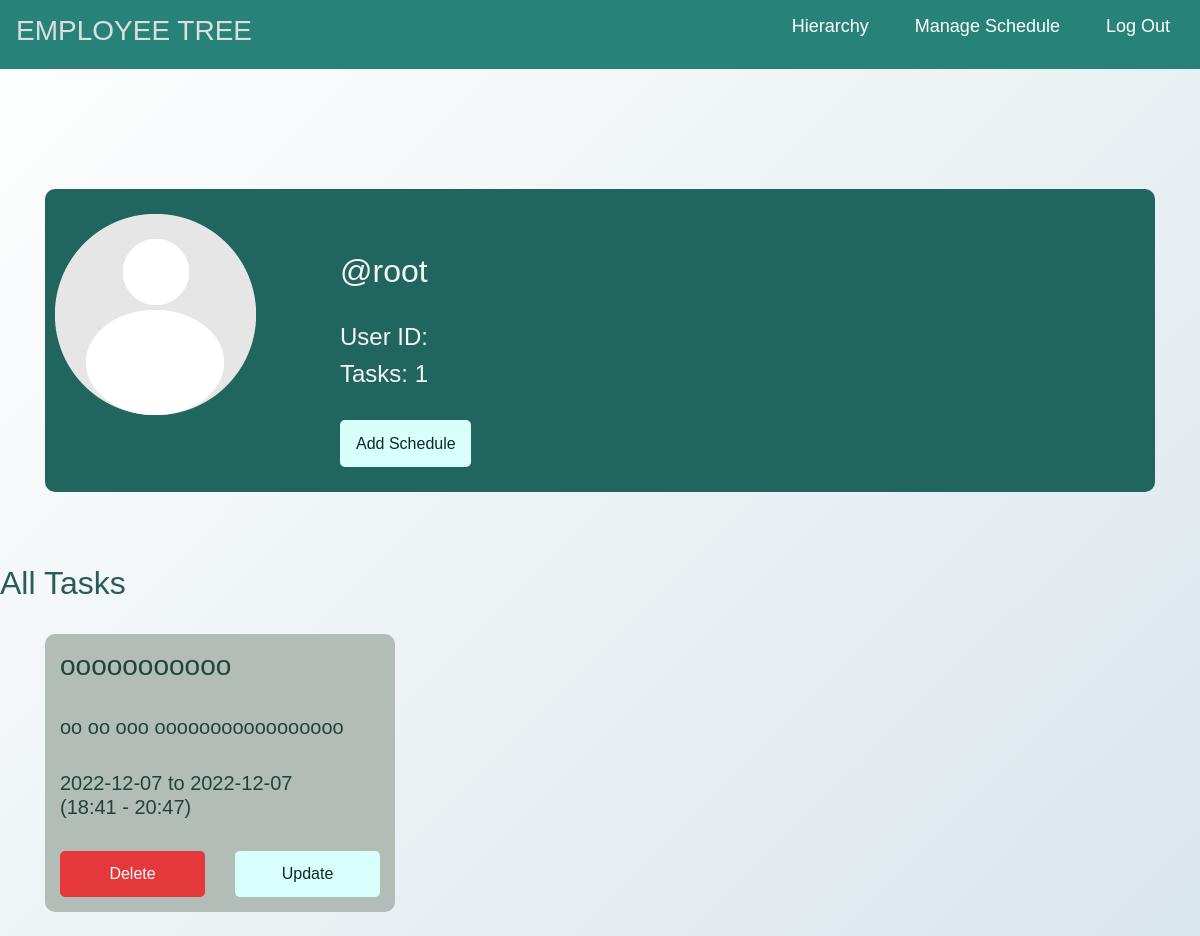
The app's page /managechildreportee.php (signed in) with its own data.
### tables this page shows
CREATE TABLE `tbschedule` (
  `id` int(255) NOT NULL,
  `userid` varchar(255) NOT NULL,
  `start_date` date NOT NULL,
  `end_date` date NOT NULL,
  `start_time` varchar(100) NOT NULL,
  `end_time` varchar(100) NOT NULL,
  `title` varchar(255) NOT NULL,
  `description` varchar(255) NOT NULL
);

### connection.php (called while the page is built, shortened)
<?php
$username = "root";
?>

### managechildreportee.php (the view, shortened to what this page needs)
<?php
require "connection.php";
include "navbar.php";
$currentEmp = $_POST['user_stuff'];
?>
<!DOCTYPE html>
<html lang="en">
    <head>
        <link rel="stylesheet" type="text/css" href="css/style.css" />
        <link rel="stylesheet" href="https://cdn.jsdelivr.net/npm/bootstrap@4.3.1/dist/css/bootstrap.min.css">
    </head>
<body>
</body>
</html>
<?php
$TaskCount = 0;
$queryCount = "SELECT * FROM tbschedule WHERE userid = '$currentEmp'";
$resultCount = $conn->query($queryCount);
if($resultCount->num_rows > 0)
{
	while ($row = $resultCount->fetch_assoc())
	{
        $TaskCount++;
	}
}
?>
<?php
$userFirstname = '';
$userSurname = '';
 echo '
 <div class="container">
     <br/>
         <div id="profile" >
             <div class="row">
                 <div id="profHolder" class="col-xl-3  offset-xl-0 col-md-6 offset-md-0  col-sm-7 offset-sm-3 col-7 offset-3">
                     <img src="gallery/default profile.png" alt="" id=""/>
                 </div>
                 <div id="detailsHolder" class="col-xl-7  offset-xl-0 col-md-6 offset-md-0  col-sm-7 offset-sm-3 col-7 offset-3">
                     <div><h2>'.$userFirstname.' '.$userSurname.'<br>@'.$username.'</h2></div><br/>
                     <div class ="row">
                         <div class= "col-12">
                             <h4>User ID: '.$currentEmp.'</h4>
                             <h4>Tasks: '.$TaskCount.'</h4>
                         </div>
                     </div><br>
                     <div class="row">
                         <div class ="col-3">
                           <input type="submit" class="togg_butt" name="text_me" value="Add Schedule"/>
                         </div>
                         <div class ="col-3 offset-3 offset-lg-0  offset-xl-0  offset-md-1  offset-sm-2">
                         </div>
                     </div>
                 </div>
             </div>
         </div><br>
                <input type="hidden"  name="user_stuff" value="'. $_POST["user_stuff"].'">
     <br/>
 </div>  ';
 ?>
<?php
$queryShow = "SELECT * FROM tbschedule WHERE userid = '$currentEmp'";
$resultss = $conn->query($queryShow);
if($resultss->num_rows > 0)
{
	echo "<h2 class='TheMessage'>All Tasks</h2><br/>";
	echo '<div class="container">
	<div class="row">';
	while ($row = $resultss->fetch_assoc())
	{
		$CurrentTask=$row["id"];
		echo '<div class="col-12 col-md-4" class="showCard">
                <form action="managechildreportee.php" method="post">
					<div class="myCard">
						<div class="">'.
                            '<h3>'.$row["title"].'</h3><br/>'.
                            '<h5>'.$row["description"].'</h5><br/>'.
							'<h5>'.$row["start_date"].' to '.$row["end_date"].'<br> ('.$row["start_time"].' - '.$row["end_time"].') </h5><br/>'.
						'</div>
                        <div class ="row">
                            <div class="col-6">
                              <input type="submit" id="delete_butt" name="deleteTask" value ="Delete">
                            </div>
                            <input type="hidden"  name="user_task" value="'.$CurrentTask.'">
                            <input type="hidden"  name="user_stuff" value="'.$_POST['user_stuff'].'">
                </form>
                            <div class="col-6">
                                <form action="updatechildreportee.php" method="POST" >
                                    <input type="hidden"  name="user_task" value="'.$CurrentTask.'">
                                    <input type="hidden"  name="user_stuff" value="'.$_POST['user_stuff'].'">
                                    <input type="submit" id="sub_butt" name="updateT" value ="Update">
                                </form>
                            </div>
                        </div>
                     </div><br>
			  </div>';
	}
}
else{
	echo "<h1 class='TheMessage'> No Schedules</h1>";
}
?>

### CSS/navstyle.css (style rules this page uses)
* { margin: 0; padding: 0; box-sizing: border-box; font-family: montserratreg; }

### CSS/style.css (style rules this page uses)
* { font-family: Arial, Helvetica, sans-serif; }
.TheMessage { color: rgb(42, 92, 87); }
#profile { background-color: #20665f; border-radius: 10px; height: 250px auto; color: whitesmoke; }
.myCard { background-color: #b2bdb7; min-height: 350px auto; border-radius: 10px; padding: 15px; word-wrap: break-word; color:#24423c; }
#profHolder { padding: 25px; }
#detailsHolder { padding: 25px; }
body { background: linear-gradient(-45deg, #fdf5f3, #c3dbd4, #cddee4, #ffffff); background-size: 400% 400%; animation: gradient 15s ease infinite; height: auto; background-color: rgb(231, 231, 231); }
#sub_butt { width: 100%; background: #d9fffb; color: #0e2926; border: none; cursor: pointer; padding: 0.7rem 1rem; transition: all 0.3 ease; border-radius: 5px; }
#delete_butt { width: 100%; background: #e5383b; color: #fcfcfc; border: none; cursor: pointer; padding: 0.7rem 1rem; transition: all 0.3 ease; border-radius: 5px; }
.togg_butt { width: 100%; background: #d9fffb; color: #0e2926; border: none; cursor: pointer; padding: 0.7rem 1rem; transition: all 0.3 ease; border-radius: 5px; }

### records on screen
tbschedule: title "ooooooooooo", description "oo oo ooo ooooooooooooooooo", start_date "2022-12-07", end_date "2022-12-07", start_time "18:41", end_time "20:47"

### other values on screen
$username "root"
$TaskCount "1"
